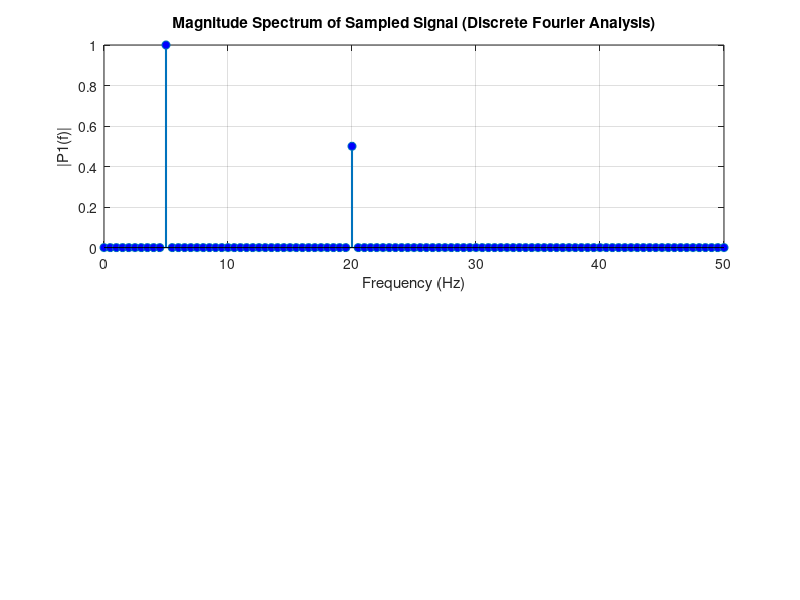

Here is the MATLAB script that generated this plot: (Note: this script raises an error after producing the figure.)
clear;
clc;
close all;

Fs = 100;
T = 1/Fs;
L = 2 * Fs;
t = (0:L-1)*T;

x = sin(2*pi*5*t) + 0.5*sin(2*pi*20*t);

Y= fft(x);
P2 = abs(Y/L);
P1 = P2(1:L/2+1);
P1(2:end-1) = 2*P1(2:end-1);

f = Fs*(0:(L/2))/L;

figure;
subplot(2,1,1);
stem(f, P1, 'LineWidth', 1.5, 'MarkerFaceColor', 'b');
grid on;
title('Magnitude Spectrum of Sampled Signal (Discrete Fourier Analysis)');
xlabel('Frequency (Hz)');
ylabel('|P1(f)|');
xlim([0 50]);

num = [1];
den = [0.1, 1];
G = tf(num, den);

w = logspace(-1, 2, 100);
[mag, phase] = freqresp(G, w);
mag_vector = squeeze(mag);
f_continuous = w / (2*pi);

subplot(2,1,2);
semilogx(f_continuous, mag_vector, 'r', 'LineWidth', 2);
grid on;
title('Continuous Frequency Response Magnitude of G(s) = 1/(0.1s + 1)');
xlabel('Frequency (Hz) - Logarithmic Scale');
ylabel('Magnitude (Absolute Units)');
